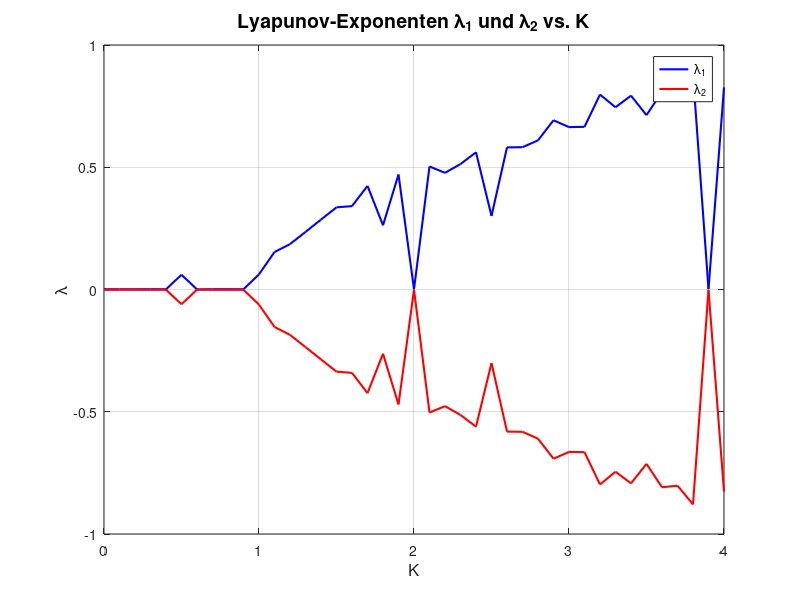

Source code (MATLAB):
% -------------------------------------------------------------------------
% Lyapunov-Exponenten der Tschirikow-Standardabbildung vs. K
% -------------------------------------------------------------------------

% Parameter
K_values   = linspace(0, 4, 41);   % 41 Werte von 0 bis 4
N          = 2000;                % Gesamtschritte pro Trajektorie
transient  = 500;                 % Abwurftransienten
nK         = numel(K_values);
lyap       = zeros(2, nK);        % Speicher für λ₁ und λ₂

% Schleife über alle K-Werte
for kIdx = 1:nK
    K = K_values(kIdx);
    
    % Anfangszustand zufällig in [0,2π]^2
    I     = 2*pi*rand;
    theta = 2*pi*rand;
    
    % Q0 = Identity
    Q = eye(2);
    sum_log = zeros(2,1);
    
    % Iteration
    for n = 1:N
        % Systemdynamik
        I_next     = mod(I + K*sin(theta), 2*pi);
        theta_next = mod(theta + I_next,     2*pi);
        
        % Jacobi-Matrix DF
        DF = [1,           K*cos(theta);
              1, 1 + K*cos(theta)];
        
        % Propagiere lineare Abweichungen und QR-Zerlegung
        A = DF * Q;
        [Q, R] = qr(A);
        
        % Sammle ab dem Ende der Transienten
        if n > transient
            sum_log = sum_log + log(abs(diag(R)));
        end
        
        % Update Zustand
        I     = I_next;
        theta = theta_next;
    end
    
    % Normiere aufs mittlere Wachstum
    lyap(:,kIdx) = sum_log / (N - transient);
end

% Plot der beiden Exponenten
figure;
plot(K_values, lyap(1,:), 'b-', 'LineWidth',1.5); hold on;
plot(K_values, lyap(2,:), 'r-', 'LineWidth',1.5);
xlabel('K','FontSize',12);
ylabel('\lambda','FontSize',12);
legend('\lambda_1','\lambda_2','Location','Best');
title('Lyapunov-Exponenten \lambda_1 und \lambda_2 vs. K','FontSize',14);
grid on;
